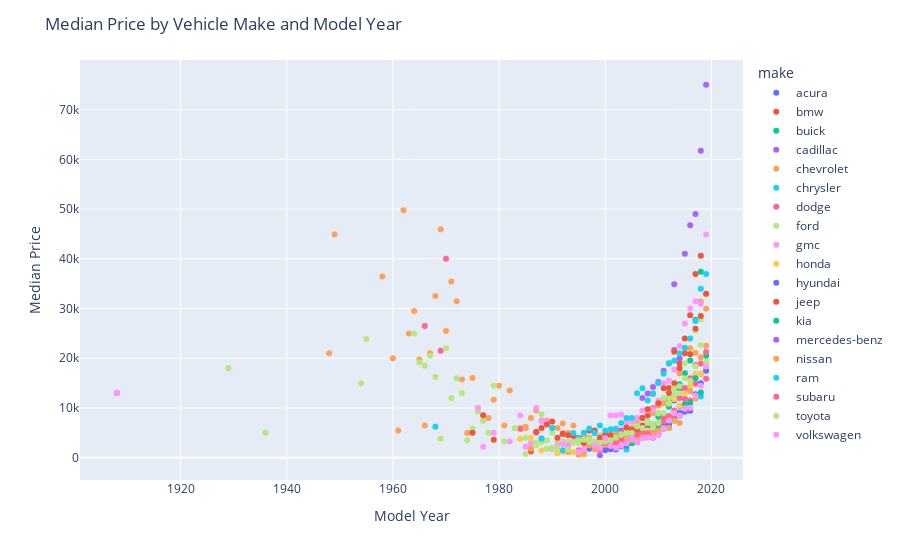

Notebook code cell kept with this figure:
### Markdown cell above
##### A scatterplot showing the median price of vehicles by brand and model year

### Code cell
# Now calculate the median price for each make and year
avg_price_make_year = vehicles_known_year.groupby(['make', 'model_year'])['price'].median().reset_index()

# Create the scatter plot
fig = px.scatter(avg_price_make_year, x="model_year", y="price", color="make")
fig.update_layout(title_text='Median Price by Vehicle Make and Model Year', xaxis_title='Model Year', yaxis_title='Median Price')
fig.show()

### Figure 1 — Plotly figure (JSON) as saved in the notebook; plotly's stock layout.template omitted (floating-point values rounded to 4 significant figures)
{"data": [{"hovertemplate": "make=acura<br>model_year=%{x}<br>price=%{y}<extra></extra>", "legendgroup": "acura", "marker": {"color": "#636efa", "symbol": "circle"}, "mode": "markers", "name": "acura", "orientation": "v", "showlegend": true, "type": "scatter", "x": [1999, 2001, 2002, 2003, 2004, 2005, 2006, 2007, 2008, 2009, 2010, 2011, 2012, 2013, 2014], "xaxis": "x", "y": [1900, 2722.0, 1650, 3525, 3500, 3995, 4992.0, 5700.0, 5995, 5950, 8900, 8499, 11900, 11500, 13750.0], "yaxis": "y"}, {"hovertemplate": "make=bmw<br>model_year=%{x}<br>price=%{y}<extra></extra>", "legendgroup": "bmw", "marker": {"color": "#EF553B", "symbol": "circle"}, "mode": "markers", "name": "bmw", "orientation": "v", "showlegend": true, "type": "scatter", "x": [2001, 2002, 2003, 2004, 2005, 2006, 2007, 2008, 2009, 2010, 2011, 2012, 2013, 2014, 2015, 2016, 2017, 2018], "xaxis": "x", "y": [4500, 5497, 3550, 4650, 4450, 5250, 6500, 8495, 9950, 10625, 11000, 13999, 14990.0, 18999, 23999, 28640, 36950, 40625], "yaxis": "y"}, {"hovertemplate": "make=buick<br>model_year=%{x}<br>price=%{y}<extra></extra>", "legendgroup": "buick", "marker": {"color": "#00cc96", "symbol": "circle"}, "mode": "markers", "name": "buick", "orientation": "v", "showlegend": true, "type": "scatter", "x": [2008, 2009, 2010, 2011, 2012, 2013, 2014, 2015, 2016, 2017, 2018], "xaxis": "x", "y": [7122.0, 6647, 8250, 7500, 10250.0, 12500, 14799, 16995, 19550, 27750, 37382], "yaxis": "y"}, {"hovertemplate": "make=cadillac<br>model_year=%{x}<br>price=%{y}<extra></extra>", "legendgroup": "cadillac", "marker": {"color": "#ab63fa", "symbol": "circle"}, "mode": "markers", "name": "cadillac", "orientation": "v", "showlegend": true, "type": "scatter", "x": [1908, 1999, 2000, 2002, 2003, 2004, 2005, 2006, 2007, 2008, 2009, 2010, 2011, 2012, 2013, 2014, 2015, 2016, 2017, 2018, 2019], "xaxis": "x", "y": [12995, 500, 2500, 4995, 5500, 5988, 5000, 7875, 11990, 12900, 14245, 15250, 17500, 18950, 21660.0, 19950, 40995, 46750.0, 49000, 61740.0, 75000], "yaxis": "y"}, {"hovertemplate": "make=chevrolet<br>model_year=%{x}<br>price=%{y}<extra></extra>", "legendgroup": "chevrolet", "marker": {"color": "#FFA15A", "symbol": "circle"}, "mode": "markers", "name": "chevrolet", "orientation": "v", "showlegend": true, "type": "scatter", "x": [1948, 1949, 1958, 1960, 1961, 1962, 1963, 1964, 1965, 1966, 1967, 1968, 1969, 1970, 1971, 1972, 1973, 1974, 1975, 1976, 1977, 1978, 1979, 1980, 1981, 1982, 1983, 1984, 1985, 1986, 1987, 1988, 1989, 1990, 1991, 1992, 1993, 1994, 1995, 1996, 1997, 1998, 1999, 2000, 2001, 2002, 2003, 2004, 2005, 2006, 2007, 2008, 2009, 2010, 2011, 2012, 2013, 2014, 2015, 2016, 2017, 2018, 2019], "xaxis": "x", "y": [21000, 44900, 36450, 20000, 5500, 49750, 25000, 29500, 19750, 6500, 21000, 32500, 45950, 25500, 35450, 31450, 15750, 4950, 16050, 10000, 7500, 8000, 11650, 14500, 6500, 13500, 5925, 6000, 6250, 7995, 9500, 7500, 7500, 6000, 6000, 6900, 5000, 6497, 3995, 4350, 3995, 5300, 3500, 4400, 4848.0, 4944.0, 4800, 6000, 5991, 6900, 8000, 9500, 8999, 10500, 10995, 10900, 13995, 16990, 21997, 22000, 21100, 31400, 29950.0], "yaxis": "y"}, {"hovertemplate": "make=chrysler<br>model_year=%{x}<br>price=%{y}<extra></extra>", "legendgroup": "chrysler", "marker": {"color": "#19d3f3", "symbol": "circle"}, "mode": "markers", "name": "chrysler", "orientation": "v", "showlegend": true, "type": "scatter", "x": [1968, 1998, 2000, 2001, 2002, 2003, 2004, 2005, 2006, 2007, 2008, 2009, 2010, 2011, 2012, 2013, 2014, 2015, 2016, 2017, 2018], "xaxis": "x", "y": [6250, 2795, 2175, 1898.0, 1950, 2995, 1650, 4899, 4500, 3999, 4198.0, 4995, 5992.0, 6995, 6999, 7995, 10338, 9999, 13490, 16799, 12290.0], "yaxis": "y"}, {"hovertemplate": "make=dodge<br>model_year=%{x}<br>price=%{y}<extra></extra>", "legendgroup": "dodge", "marker": {"color": "#FF6692", "symbol": "circle"}, "mode": "markers", "name": "dodge", "orientation": "v", "showlegend": true, "type": "scatter", "x": [1966, 1969, 1970, 1984, 1987, 1988, 1992, 1993, 1994, 1995, 1996, 1997, 1998, 1999, 2000, 2001, 2002, 2003, 2004, 2005, 2006, 2007, 2008, 2009, 2010, 2011, 2012, 2013, 2014, 2015, 2016, 2017, 2018, 2019], "xaxis": "x", "y": [26500, 21500, 40000, 5800, 5000, 3850, 4722.0, 2395, 4175, 1500, 3200, 2995, 2750, 1550, 2595, 2825, 3999, 3500, 4550, 3995, 5995, 4000, 4838.0, 4995, 5400, 6950, 7999, 7995, 9098.0, 11875, 11500, 14900, 16900, 15900], "yaxis": "y"}, {"hovertemplate": "make=ford<br>model_year=%{x}<br>price=%{y}<extra></extra>", "legendgroup": "ford", "marker": {"color": "#B6E880", "symbol": "circle"}, "mode": "markers", "name": "ford", "orientation": "v", "showlegend": true, "type": "scatter", "x": [1929, 1936, 1954, 1955, 1964, 1965, 1966, 1967, 1968, 1969, 1970, 1971, 1972, 1973, 1974, 1975, 1976, 1977, 1978, 1979, 1981, 1983, 1984, 1985, 1986, 1987, 1988, 1989, 1990, 1991, 1992, 1993, 1994, 1995, 1996, 1997, 1998, 1999, 2000, 2001, 2002, 2003, 2004, 2005, 2006, 2007, 2008, 2009, 2010, 2011, 2012, 2013, 2014, 2015, 2016, 2017, 2018, 2019], "xaxis": "x", "y": [18000, 5000, 15000, 23900, 25000, 19200, 18500, 20500.0, 16250, 3800, 22000, 12000, 16000, 12999, 3500, 5850, 9300, 7500, 5000, 14500, 3250, 6000, 3750, 4000, 3200, 3000, 3100, 3475, 5000, 3350, 3250, 3200, 3500, 2975, 3000, 3775, 2900, 4500, 3995, 3800, 4000, 3995, 5775, 5500, 6500, 5800, 6995, 6800, 8875, 11990, 11995, 13800, 14397, 18990, 20990, 25600, 27787, 32800], "yaxis": "y"}, {"hovertemplate": "make=gmc<br>model_year=%{x}<br>price=%{y}<extra></extra>", "legendgroup": "gmc", "marker": {"color": "#FF97FF", "symbol": "circle"}, "mode": "markers", "name": "gmc", "orientation": "v", "showlegend": true, "type": "scatter", "x": [1908, 1976, 1977, 1979, 1982, 1984, 1985, 1986, 1987, 1988, 1989, 1990, 1991, 1992, 1993, 1994, 1995, 1996, 1997, 1998, 1999, 2000, 2001, 2002, 2003, 2004, 2005, 2006, 2007, 2008, 2009, 2010, 2011, 2012, 2013, 2014, 2015, 2016, 2017, 2018, 2019], "xaxis": "x", "y": [12995, 9999, 2200, 5000, 3250, 8500, 2200, 2800, 9999, 7350, 7250.0, 1725, 2500, 2750, 2650, 3200, 3900, 4995, 2995, 4870, 3299, 4400, 8500, 8500, 8700, 7150, 7248.0, 7995, 9499, 9550, 9750, 11450.0, 14995, 15500, 17690.0, 22490, 26995, 29995, 31480.0, 30945, 44900], "yaxis": "y"}, {"hovertemplate": "make=honda<br>model_year=%{x}<br>price=%{y}<extra></extra>", "legendgroup": "honda", "marker": {"color": "#FECB52", "symbol": "circle"}, "mode": "markers", "name": "honda", "orientation": "v", "showlegend": true, "type": "scatter", "x": [1984, 1986, 1988, 1990, 1991, 1992, 1993, 1994, 1995, 1996, 1997, 1998, 1999, 2000, 2001, 2002, 2003, 2004, 2005, 2006, 2007, 2008, 2009, 2010, 2011, 2012, 2013, 2014, 2015, 2016, 2017, 2018, 2019], "xaxis": "x", "y": [3800, 3999, 1450, 2000, 900, 1150, 1100, 1150, 3500, 600, 1948.0, 2500, 2000, 2495, 2895, 2500, 3200, 3500, 4000.0, 4399, 4800, 5500, 6000, 6995, 7950, 8000.0, 11758, 10500, 12900, 14500, 16790.0, 16888, 17900], "yaxis": "y"}, {"hovertemplate": "make=hyundai<br>model_year=%{x}<br>price=%{y}<extra></extra>", "legendgroup": "hyundai", "marker": {"color": "#636efa", "symbol": "circle"}, "mode": "markers", "name": "hyundai", "orientation": "v", "showlegend": true, "type": "scatter", "x": [1997, 2000, 2001, 2002, 2003, 2004, 2005, 2006, 2007, 2008, 2009, 2010, 2011, 2012, 2013, 2014, 2015, 2016, 2017, 2018, 2019], "xaxis": "x", "y": [1798, 1500, 1724.0, 2900, 2300, 2398.0, 2950, 3100, 3995, 4700, 4900, 4725, 6250, 6625, 7575, 8999, 9250, 9450, 12790.0, 14988, 17469], "yaxis": "y"}, {"hovertemplate": "make=jeep<br>model_year=%{x}<br>price=%{y}<extra></extra>", "legendgroup": "jeep", "marker": {"color": "#EF553B", "symbol": "circle"}, "mode": "markers", "name": "jeep", "orientation": "v", "showlegend": true, "type": "scatter", "x": [1975, 1977, 1979, 1986, 1987, 1988, 1989, 1990, 1991, 1992, 1993, 1994, 1995, 1996, 1997, 1998, 1999, 2000, 2001, 2002, 2003, 2004, 2005, 2006, 2007, 2008, 2009, 2010, 2011, 2012, 2013, 2014, 2015, 2016, 2017, 2018, 2019], "xaxis": "x", "y": [5000, 8548.0, 3600, 1234, 5250, 5995, 6700, 7300, 4000, 4875, 4500, 4400, 3950, 2898.0, 5498.0, 5500, 4025, 4750, 4500, 3997, 4499, 6100, 5600, 5800, 7995, 9760, 12851, 10950, 13990.0, 13000.0, 21310.0, 17995, 21000, 20794, 25956, 28490.0, 32950.0], "yaxis": "y"}, {"hovertemplate": "make=kia<br>model_year=%{x}<br>price=%{y}<extra></extra>", "legendgroup": "kia", "marker": {"color": "#00cc96", "symbol": "circle"}, "mode": "markers", "name": "kia", "orientation": "v", "showlegend": true, "type": "scatter", "x": [2003, 2004, 2005, 2006, 2007, 2008, 2009, 2010, 2011, 2012, 2013, 2014, 2015, 2016, 2017, 2018, 2019], "xaxis": "x", "y": [3498.0, 2725, 2900, 3973, 5150, 4250, 3995, 6092.0, 5833, 5995, 7490, 8448.0, 10790, 10995, 15970.0, 13125, 20485], "yaxis": "y"}, {"hovertemplate": "make=mercedes-benz<br>model_year=%{x}<br>price=%{y}<extra></extra>", "legendgroup": "mercedes-benz", "marker": {"color": "#ab63fa", "symbol": "circle"}, "mode": "markers", "name": "mercedes-benz", "orientation": "v", "showlegend": true, "type": "scatter", "x": [2013], "xaxis": "x", "y": [34900], "yaxis": "y"}, {"hovertemplate": "make=nissan<br>model_year=%{x}<br>price=%{y}<extra></extra>", "legendgroup": "nissan", "marker": {"color": "#FFA15A", "symbol": "circle"}, "mode": "markers", "name": "nissan", "orientation": "v", "showlegend": true, "type": "scatter", "x": [1985, 1986, 1993, 1995, 1996, 1997, 1998, 1999, 2000, 2001, 2002, 2003, 2004, 2005, 2006, 2007, 2008, 2009, 2010, 2011, 2012, 2013, 2014, 2015, 2016, 2017, 2018, 2019], "xaxis": "x", "y": [5950, 1800, 1200, 600, 900, 2500, 1700, 2200, 2700, 2992.0, 3499, 3400, 3350, 3550, 3900, 4250, 4050, 4995, 5495, 5888, 5995, 7500, 7000, 9995, 13394, 11895, 20200, 22500], "yaxis": "y"}, {"hovertemplate": "make=ram<br>model_year=%{x}<br>price=%{y}<extra></extra>", "legendgroup": "ram", "marker": {"color": "#19d3f3", "symbol": "circle"}, "mode": "markers", "name": "ram", "orientation": "v", "showlegend": true, "type": "scatter", "x": [1988, 1990, 1992, 1994, 1995, 1996, 1997, 1998, 1999, 2000, 2001, 2002, 2003, 2004, 2005, 2006, 2007, 2008, 2009, 2010, 2011, 2012, 2013, 2014, 2015, 2016, 2017, 2018, 2019], "xaxis": "x", "y": [3800, 6000, 1500, 4995, 3895, 5000, 5898.0, 4990, 6500, 5500, 5750, 5825, 6995, 7995, 7998.0, 12950.0, 13995, 11500.0, 12900, 14990, 16900, 18990.0, 19500, 20990, 22094, 23995, 27500, 33970, 36969], "yaxis": "y"}, {"hovertemplate": "make=subaru<br>model_year=%{x}<br>price=%{y}<extra></extra>", "legendgroup": "subaru", "marker": {"color": "#FF6692", "symbol": "circle"}, "mode": "markers", "name": "subaru", "orientation": "v", "showlegend": true, "type": "scatter", "x": [1998, 1999, 2000, 2001, 2002, 2003, 2004, 2005, 2006, 2007, 2008, 2009, 2010, 2011, 2012, 2013, 2014, 2015, 2016, 2017, 2018, 2019], "xaxis": "x", "y": [2995, 2650, 2995, 2395, 3000, 3747, 3000, 4995, 4650, 5295, 4800, 5900, 6900, 7900, 8400, 9500, 11995, 14000, 16000.0, 18650, 18950, 21240], "yaxis": "y"}, {"hovertemplate": "make=toyota<br>model_year=%{x}<br>price=%{y}<extra></extra>", "legendgroup": "toyota", "marker": {"color": "#B6E880", "symbol": "circle"}, "mode": "markers", "name": "toyota", "orientation": "v", "showlegend": true, "type": "scatter", "x": [1985, 1987, 1988, 1989, 1990, 1991, 1993, 1994, 1995, 1996, 1997, 1998, 1999, 2000, 2001, 2002, 2003, 2004, 2005, 2006, 2007, 2008, 2009, 2010, 2011, 2012, 2013, 2014, 2015, 2016, 2017, 2018, 2019], "xaxis": "x", "y": [750, 2495, 8750, 1800, 1900, 1975, 1650, 3000, 3500, 3598.0, 3200, 3250, 3000, 3250, 3500, 3995, 4625, 4800, 4996, 6300, 6000.0, 7150, 6050, 7000, 8997, 10900, 12500, 12999, 15995, 15500, 18390.0, 22645, 19250.0], "yaxis": "y"}, {"hovertemplate": "make=volkswagen<br>model_year=%{x}<br>price=%{y}<extra></extra>", "legendgroup": "volkswagen", "marker": {"color": "#FF97FF", "symbol": "circle"}, "mode": "markers", "name": "volkswagen", "orientation": "v", "showlegend": true, "type": "scatter", "x": [1995, 1996, 1998, 1999, 2000, 2001, 2002, 2003, 2004, 2005, 2006, 2007, 2008, 2009, 2010, 2011, 2012, 2013, 2014, 2015, 2016, 2017, 2018, 2019], "xaxis": "x", "y": [1200, 1800, 2500, 1898.0, 3900, 2348.0, 1999, 2450, 2924.0, 3850, 3100, 3900, 4124.0, 3996.0, 4500, 5988, 7498.0, 9000, 8495, 9875, 9995, 12500, 14500, 18328], "yaxis": "y"}], "layout": {"legend": {"title": {"text": "make"}, "tracegroupgap": 0}, "margin": {"t": 60}, "title": {"text": "Median Price by Vehicle Make and Model Year"}, "xaxis": {"anchor": "y", "domain": [0, 1], "title": {"text": "Model Year"}}, "yaxis": {"anchor": "x", "domain": [0, 1], "title": {"text": "Median Price"}}}}
